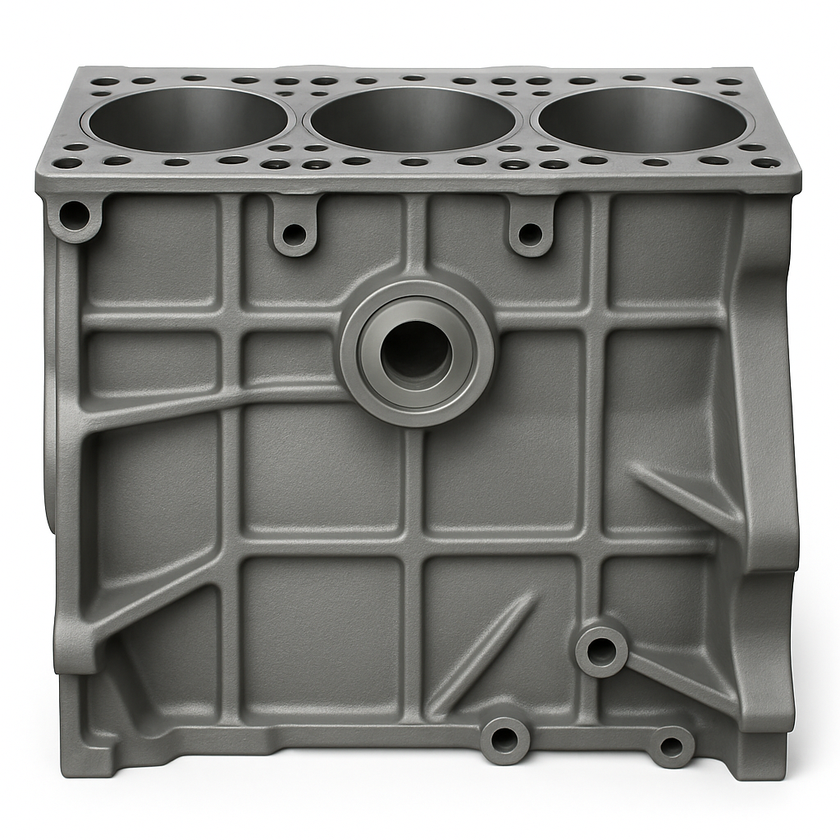
#> input picture TP4/block5.png, 840 x 840 px, shrunk from 1024 x 1024 before the run
$ python hough_rectas.py
#> lines starting #> are read from the running program, lines starting #| are printed output that depends on the picture; after the words box and inside, x2 and y2 are one past the last pixel; in counts of white or black regions, pixels touching at a corner belong together
import cv2
import numpy as np

def detectar_rectas_hough(
    ruta_imagen,
    mostrar_resultados=True,
    guardar_resultado=True,
    ruta_salida="resultado_hough_lineas.png"
):


    # Cargar imagen
#> called with ruta_imagen = 'block5.png', mostrar_resultados = True, guardar_resultado = True, ruta_salida = 'resultado_hough_lineas.png'
    imagen_bgr = cv2.imread(ruta_imagen)
#> imagen_bgr is the input picture: shape (840, 840, 3); mean B, G, R 141.8, 144.8, 144.7
    if imagen_bgr is None:
        raise FileNotFoundError(f"No se pudo cargar la imagen desde: {ruta_imagen}")

    # Copia para dibujar las rectas
    imagen_resultado = imagen_bgr.copy()

    imagen_gray = cv2.cvtColor(imagen_bgr, cv2.COLOR_BGR2GRAY)

    # Suavizado para reducir ruido
    imagen_blur = cv2.GaussianBlur(imagen_gray, (5, 5), 1)

    #  Detección de bordes con Canny
    bordes = cv2.Canny(imagen_blur, threshold1=50, threshold2=150, apertureSize=3)
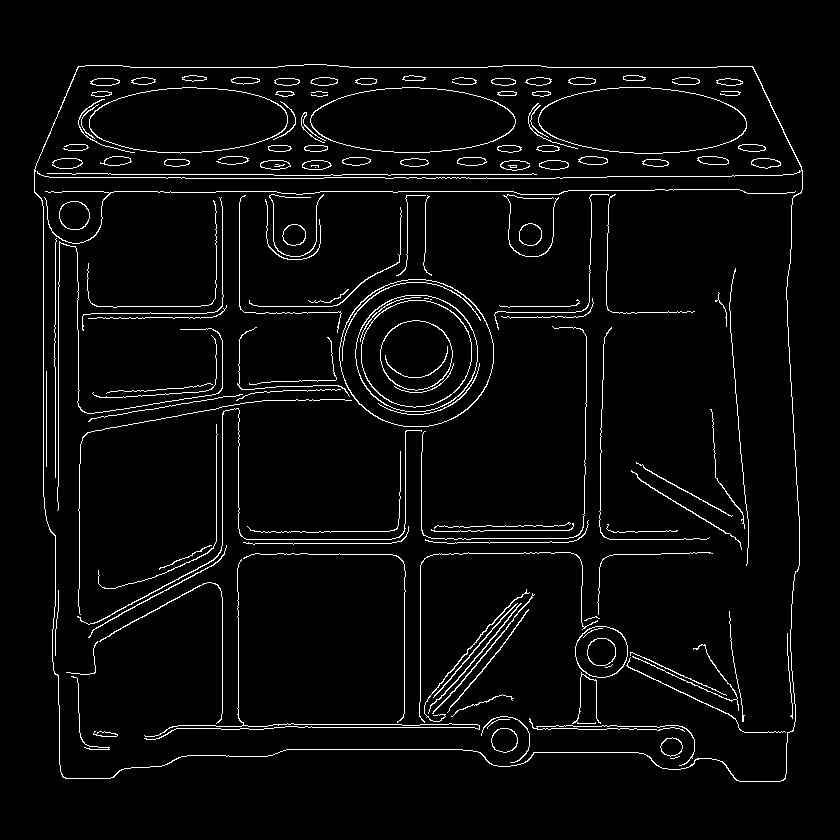
#> bordes: shape (840, 840); 3.8% white in thin lines or dots, all inside (x1, y1, x2, y2) = (34, 64, 803, 782)

    # Transformada de Hough para rectas
    lineas = cv2.HoughLines(
        image=bordes,
        rho=1,
        theta=np.pi / 180,
        threshold=160  # ajustable: menor valor -> detecta más líneas
    )
#> lineas = 28 rows, first 8: [67, 1.57], [222, 0], [174, 1.57], [191, 1.57], [55, 0], [43, 0], [177, 1.57], [306, 1.57]

    # Dibujar rectas detectadas
    if lineas is not None:
        for linea in lineas:
            rho, theta = linea[0]

            # A partir de (rho, theta) reconstruimos dos puntos de la recta
            a = np.cos(theta)
            b = np.sin(theta)
            x0 = a * rho
            y0 = b * rho

            # Puntos suficientemente alejados para que la recta atraviese la imagen
            x1 = int(x0 + 1000 * (-b))
            y1 = int(y0 + 1000 * (a))
            x2 = int(x0 - 1000 * (-b))
            y2 = int(y0 - 1000 * (a))

            # Dibujar la recta en rojo
            cv2.line(imagen_resultado, (x1, y1), (x2, y2), (0, 0, 255), 2)
#> this loop made 28 passes
#> (rho, theta, a, b, x0, y0, x1, y1) on passes 1 to 12: (67, 1.57, -4.37e-08, 1, -2.93e-06, 67, -1000, 66), (222, 0, 1, 0, 222, 0, 222, 1000), (174, 1.57, -4.37e-08, 1, -7.61e-06, 174, -1000, 173), (191, 1.57, -4.37e-08, 1, -8.35e-06, 191, -1000, 190), (55, 0, 1, 0, 55, 0, 55, 1000), (43, 0, 1, 0, 43, 0, 43, 1000), (177, 1.57, -4.37e-08, 1, -7.74e-06, 177, -1000, 176), (306, 1.57, -4.37e-08, 1, -1.34e-05, 306, -1000, 305), (58, 0, 1, 0, 58, 0, 58, 1000), (539, 1.57, -4.37e-08, 1, -2.36e-05, 539, -1000, 538), (238, 0, 1, 0, 238, 0, 238, 1000), (312, 1.57, -4.37e-08, 1, -1.36e-05, 312, -1000, 311)
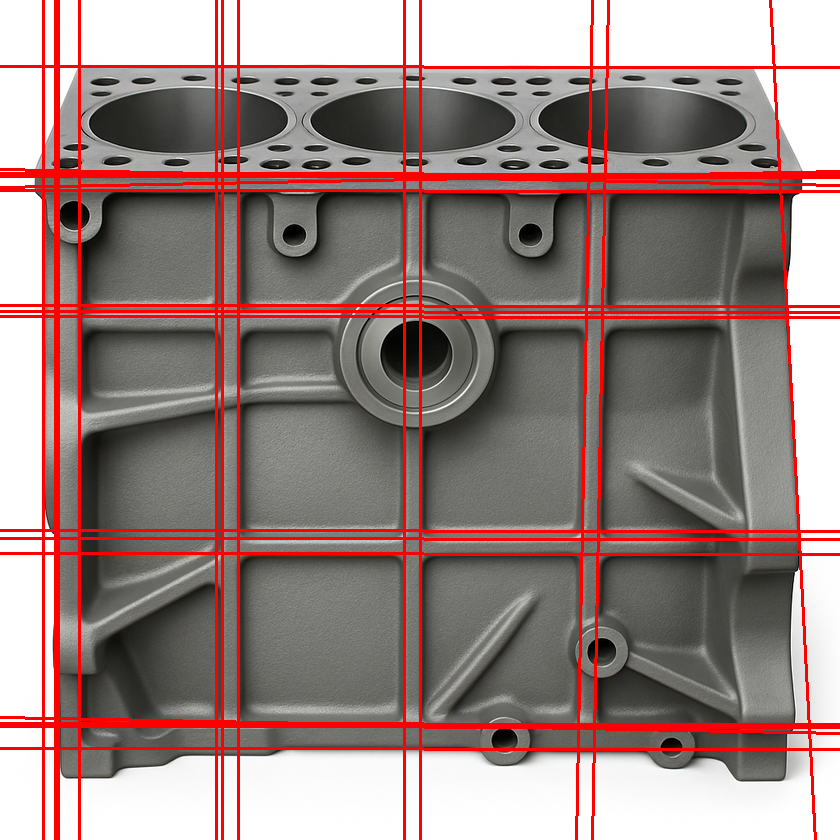
#> imagen_resultado: shape (840, 840, 3); 9.32% of pixels changed, all inside (x1, y1, x2, y2) = (0, 0, 840, 840)
    else:
        print("No se detectaron rectas con los parámetros actuales.")

    # Mostrar resultados (opcional)
    if mostrar_resultados:
        cv2.imshow("Rectas detectadas (Hough)", imagen_resultado)
        cv2.waitKey(0)
        cv2.destroyAllWindows()

    # Guardar imagen resultado (opcional)
    if guardar_resultado:
        cv2.imwrite(ruta_salida, imagen_resultado)
        print(f"Resultado guardado en: {ruta_salida}")


if __name__ == "__main__":
    ruta = "block5.png"
    detectar_rectas_hough(ruta)
